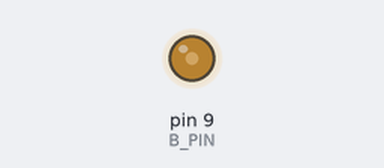
Simulated run of this sketch. Board: Arduino Uno, built with avr-gcc and run on an emulated ATmega328P. Shown: output pins drawn as LEDs (lit = HIGH).

Above: at 0.05 s.
At 0.35 s:
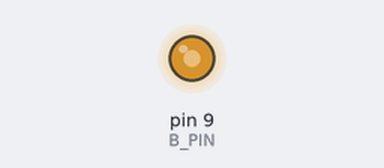
At 1.0 s:
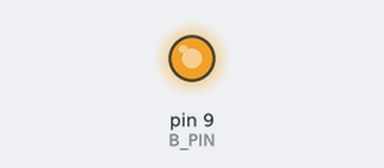
At 1.9 s:
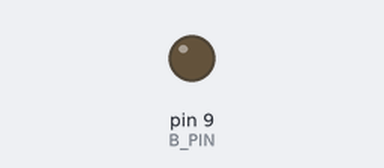
Timing chart, 0 to 4.4 s (numbered marks = the images above):
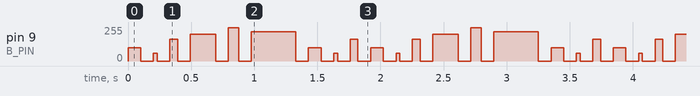

The sketch:

006_ActiveBuzzer.ino
```cpp
//TLD - TheLostDigit
//Active Buzzer
//Simple way to use an active buzzer

int B_PIN = 9; //Pin for the red portion of the LED

//Setup the Arduino
void setup()
{
  pinMode(B_PIN, OUTPUT); //Make the pin you used an output on the Arduino
}

//Function to play a tone for time mS at tone with a range of 0-255
void playTone(int time, int tone)
{
  //Loop the tone for time mS
  for(int i = 0; i < time; i++)
  {
    //Write the tone to the buzzer pin
    analogWrite(B_PIN, tone);
    delay(1);
  }
  analogWrite(B_PIN, LOW);
}

//This code will run infinitely
void loop()
{
  playTone(100, 100);
  delay(100);
  playTone(30, 60);
  delay(100);
  playTone(60, 165);
  delay(100);

  playTone(200, 200);
  delay(100);
  playTone(80, 250);
  delay(100);
  playTone(350, 220);
  delay(100);

  playTone(100, 100);
  delay(100);
  playTone(30, 60);
  delay(100);
  playTone(60, 165);
  delay(100);
}
```

Measured:
- by itself, pin 9 (B_PIN): repeats every 1.9 s: 0/255 0.10 s, 60/255 0.03 s, 0/255 0.10 s, 165/255 0.06 s, 0/255 0.10 s, 200/255 0.20 s, 0/255 0.10 s, 250/255 0.08 s, 0/255 0.10 s, 220/255 0.35 s, 0/255 0.10 s, 100/255 0.10 s, 0/255 0.10 s, 60/255 0.03 s, 0/255 0.10 s, 165/255 0.06 s, 0/255 0.10 s, 100/255 0.10 s
